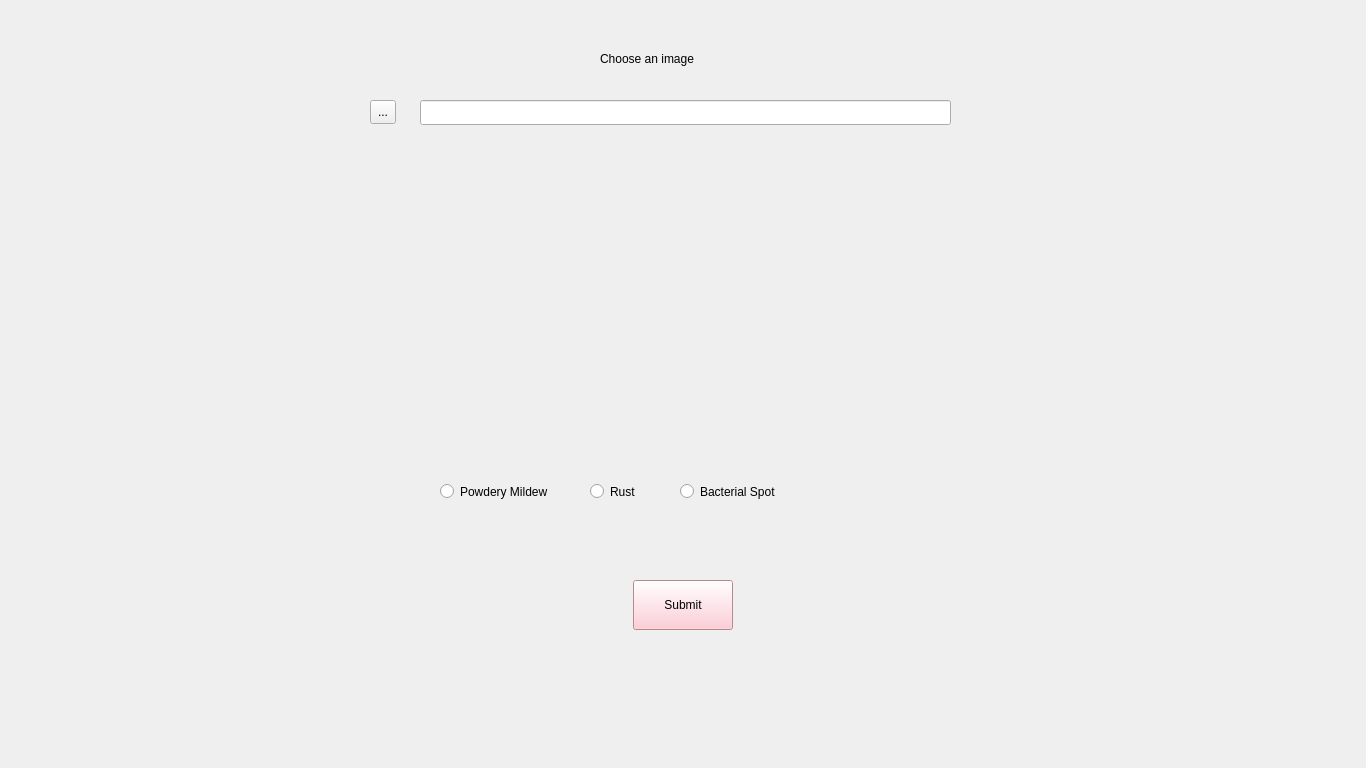
<?xml version="1.0" encoding="UTF-8"?>
<ui version="4.0">
 <class>Widget</class>
 <widget class="QWidget" name="Home">
  <property name="windowModality">
   <enum>Qt::NonModal</enum>
  </property>
  <property name="enabled">
   <bool>true</bool>
  </property>
  <property name="geometry">
   <rect>
    <x>0</x>
    <y>0</y>
    <width>1366</width>
    <height>768</height>
   </rect>
  </property>
  <property name="sizePolicy">
   <sizepolicy hsizetype="Maximum" vsizetype="Maximum">
    <horstretch>0</horstretch>
    <verstretch>0</verstretch>
   </sizepolicy>
  </property>
  <property name="cursor">
   <cursorShape>PointingHandCursor</cursorShape>
  </property>
  <property name="windowTitle">
   <string>Widget</string>
  </property>
  <widget class="QPushButton" name="submit">
   <property name="geometry">
    <rect>
     <x>633</x>
     <y>580</y>
     <width>100</width>
     <height>50</height>
    </rect>
   </property>
   <property name="cursor">
    <cursorShape>PointingHandCursor</cursorShape>
   </property>
   <property name="autoFillBackground">
    <bool>false</bool>
   </property>
   <property name="styleSheet">
    <string notr="true">background-color:pink;</string>
   </property>
   <property name="text">
    <string>Submit</string>
   </property>
  </widget>
  <widget class="QToolButton" name="select_path">
   <property name="geometry">
    <rect>
     <x>370</x>
     <y>100</y>
     <width>26</width>
     <height>24</height>
    </rect>
   </property>
   <property name="cursor">
    <cursorShape>PointingHandCursor</cursorShape>
   </property>
   <property name="toolTip">
    <string>Select an Image</string>
   </property>
   <property name="text">
    <string>...</string>
   </property>
  </widget>
  <widget class="QRadioButton" name="mildew_select">
   <property name="geometry">
    <rect>
     <x>440</x>
     <y>480</y>
     <width>141</width>
     <height>23</height>
    </rect>
   </property>
   <property name="text">
    <string>Powdery Mildew</string>
   </property>
  </widget>
  <widget class="QRadioButton" name="rust_select">
   <property name="geometry">
    <rect>
     <x>590</x>
     <y>480</y>
     <width>70</width>
     <height>23</height>
    </rect>
   </property>
   <property name="text">
    <string>Rust</string>
   </property>
  </widget>
  <widget class="QRadioButton" name="bacterialSpot_select">
   <property name="geometry">
    <rect>
     <x>680</x>
     <y>480</y>
     <width>120</width>
     <height>23</height>
    </rect>
   </property>
   <property name="text">
    <string>Bacterial Spot</string>
   </property>
  </widget>
  <widget class="QLabel" name="label">
   <property name="geometry">
    <rect>
     <x>600</x>
     <y>50</y>
     <width>121</width>
     <height>17</height>
    </rect>
   </property>
   <property name="text">
    <string>Choose an image</string>
   </property>
  </widget>
  <widget class="QLineEdit" name="path">
   <property name="enabled">
    <bool>true</bool>
   </property>
   <property name="geometry">
    <rect>
     <x>420</x>
     <y>100</y>
     <width>531</width>
     <height>25</height>
    </rect>
   </property>
   <property name="cursor">
    <cursorShape>UpArrowCursor</cursorShape>
   </property>
   <property name="styleSheet">
    <string notr="true"/>
   </property>
   <property name="readOnly">
    <bool>true</bool>
   </property>
  </widget>
  <widget class="QLabel" name="image_original">
   <property name="geometry">
    <rect>
     <x>520</x>
     <y>150</y>
     <width>281</width>
     <height>251</height>
    </rect>
   </property>
   <property name="text">
    <string/>
   </property>
   <property name="pixmap">
    <pixmap>../Major Project/mildew/squash_powdery_mildew/1.jpg</pixmap>
   </property>
   <property name="scaledContents">
    <bool>true</bool>
   </property>
  </widget>
 </widget>
 <resources/>
 <connections/>
</ui>
